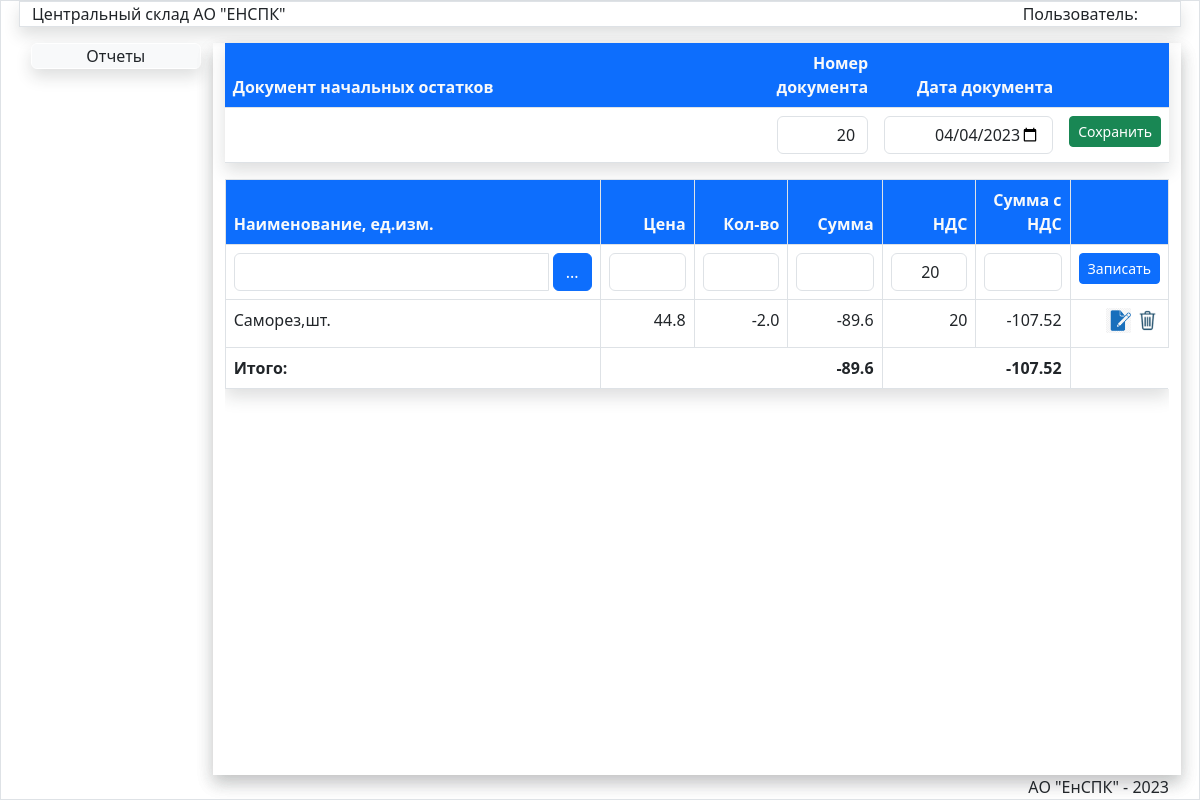
Page /AddStringOst/413 on the earlier database version.
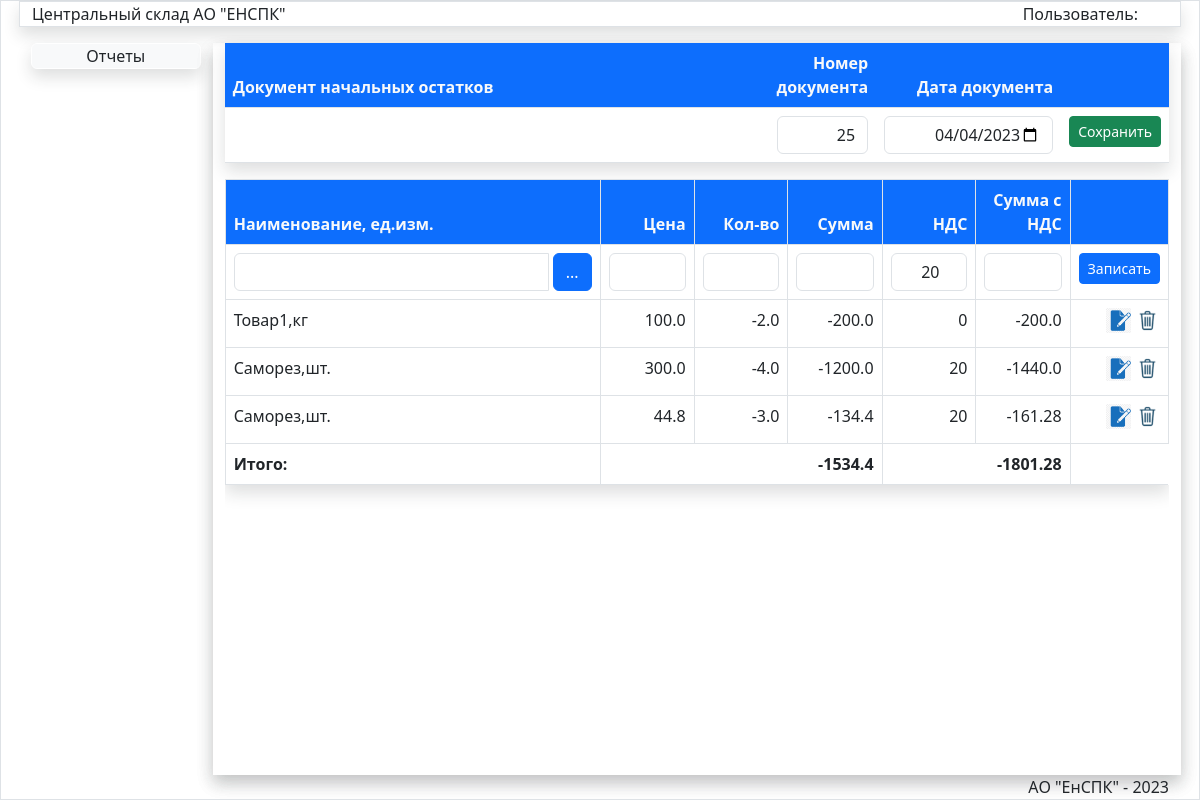
Same page on the later database version.
### store/models.py (models this page shows, shortened)
class Jurnal(models.Model):
    oper=models.IntegerField(verbose_name="Код операции")
    nomerdoc=models.CharField(max_length=50,verbose_name='Номер документа')
    datadoc=models.DateTimeField(verbose_name='Дата документа')
    postav=models.ForeignKey(Postav,verbose_name='Поставщик',on_delete=models.PROTECT)
    obct=models.ForeignKey(Obct,verbose_name='Объект',on_delete=models.PROTECT)
    podraz=models.ForeignKey(Podraz,verbose_name='Подразделение',on_delete=models.PROTECT)
    fio=models.ForeignKey(Fio,verbose_name='Подотчет',on_delete=models.PROTECT)
    spis=models.ForeignKey(Spis,blank=True,null=True,verbose_name='Причина списания',on_delete=models.PROTECT)
    summa=models.FloatField(verbose_name='Сумма',default=0)
    nds=models.IntegerField(verbose_name='НДС',default=20)
    summawithnds=models.FloatField(verbose_name='Сумма с НДС',default=0)
    updated_at = models.DateTimeField(auto_now=True, verbose_name='Создан')
    created_at = models.DateTimeField(auto_now_add=True, verbose_name='Обновлен')
    class Meta:
        verbose_name = 'Документ'
        verbose_name_plural = 'Документы'
        ordering = ['-datadoc', ]

class JurnalDoc(models.Model):
    oper=models.IntegerField(max_length=1,verbose_name='Операция')
    iddoc=models.ForeignKey(Jurnal,on_delete=models.PROTECT)
    title=models.ForeignKey(Nom,verbose_name='Наименование',on_delete=models.PROTECT)
    price=models.FloatField(verbose_name='Цена',default=0.0)
    kol = models.FloatField(verbose_name='Количество', default=0.0)
    podraz=models.ForeignKey(Podraz,on_delete=models.PROTECT,verbose_name='Подразделение')
    postav=models.ForeignKey(Postav,on_delete=models.PROTECT,verbose_name='Поставщик')
    obct=models.ForeignKey(Obct,on_delete=models.PROTECT,verbose_name='Объект')
    fio=models.ForeignKey(Fio,on_delete=models.PROTECT,verbose_name='Подотчетник')
    spis=models.ForeignKey(Spis,on_delete=models.PROTECT,null=True,blank=True,verbose_name='Причина списания')
    summa=models.FloatField(verbose_name='Сумма')
    nds=models.IntegerField(default=20,verbose_name='НДС')
    summawithnds=models.FloatField(verbose_name='Сумма с НДС')
    updated_at = models.DateTimeField(auto_now=True, verbose_name='Создан')
    created_at = models.DateTimeField(auto_now_add=True, verbose_name='Обновлен')
    uniqfield=models.CharField(max_length=250,verbose_name='Слаг')
    class Meta:
        verbose_name = 'Табличная часть'
        verbose_name_plural = 'Табличные части'
        ordering = ['-created_at', ]

class Nom(models.Model):
    title = models.CharField(max_length=150, verbose_name='Наименование', unique=True )
    izm=models.ForeignKey(Unit,verbose_name='Ед.изм.',on_delete=models.PROTECT)
    category = models.ForeignKey(Category, verbose_name='Категория', on_delete=models.PROTECT)
    srok=models.IntegerField(blank=True,default=0)
    updated_at = models.DateTimeField(auto_now=True, verbose_name='Создан')
    created_at = models.DateTimeField(auto_now_add=True, verbose_name='Обновлен')
    def __str__(self):
        return self.title
    class Meta:
        verbose_name = 'Номенклатура'
        verbose_name_plural = 'Номенклатура'
        ordering = ['title', ]

class Unit(models.Model):
    title = models.CharField(max_length=100,verbose_name='Наименование',unique=True)
    def __str__(self):
        return self.title
    class Meta:
        verbose_name='Единица измерения'
        verbose_name_plural='Единицы измерения'
        ordering=['title',]

### store/views.py (the view)
# urls.py: path('AddStringOst/<str:pk>',AddStringOst,name='AddStringOst'),
def AddStringOst(request,pk):
    doc=Jurnal.objects.get(pk=pk)
    izm=Unit.objects.all()
    category=Category.objects.all()
    item=JurnalDoc.objects.filter(iddoc=pk)
    nom=Nom.objects.all()
    sum = JurnalDoc.objects.filter(iddoc=pk).aggregate(Sum("summa"))
    sumnds = JurnalDoc.objects.filter(iddoc=pk).aggregate(Sum("summawithnds"))
    if item:
        summa1 = round(sum['summa__sum'], 2)
        summa2 = round(sumnds['summawithnds__sum'], 2)
    else:
        summa1=0.0
        summa2=0.0
    t="Документ № " + doc.nomerdoc +" от "+doc.datadoc.strftime("%d.%m.%Y")
    return render(request,'store/Doc/AddStringOst.html',{'docost':doc,'nom':nom,'title':t,'pic_label':'Начальные остатки',
                                                         'items':item,'s':summa1,'s2':summa2,'izm':izm,'category':category})

### store/templates/store/Doc/AddStringOst.html (shortened to what this page needs)
{% extends 'store/menu.html' %}
{% load static %}
{% block DataArea %}
<div class="row">
<div class="col-md-12 mx-auto shadow">
<table class=" table shadow table-hover ">
<thead class="bg-primary text-light">
<tr>
<th  style="width:60%" >Документ начальных остатков</th>
<th style="width:13; " class=" text-end "> Номер документа </th>
<th style="width:10%;" class=" text-end" >Дата документа</th>
<th style="width:10%;" class=" text-end"></th>
</tr>
</thead>
    <form method="post" id="ost-form2" >
<tr>
    <td><input  type="hidden" id="id_iddoc" value="{{docost.id}} " ></td>
        <td  class=" text-end" ><input type="text" id="id_nomerdoc" class="form-control" style="text-align:right" required value="{{docost.nomerdoc}}"></td>
        <td "class="text-end pb-3"> <input type="date" id="id_datadoc" class="form-control" style="text-align:right" required value="{{docost.datadoc|date:'Y-m-d'}}"></td>
        <td class=" text-end"> <button type="submit" class="btn  btn-success btn-sm mb-1 " id="returnJurOst">Сохранить</button></td>
    </form>
</table >
 <div class="scrolltable">
    <table class=" table  shadow table-bordered table-hover" style="width:100%" >
        <form id="ost-string-form" method="post">
            <thead class="bg-primary">
            <th style="width:40%" class="text-light" >Наименование, ед.изм.</th>
             <th  class="text-end text-light " style="width:10%" >Цена</th>
             <th  class="text-end text-light" style="width:10%"  >Кол-во</th>
             <th  class="text-end text-light" style="width:10%">Сумма</th>
             <th class="text-end  text-light" style="width:10%" >НДС</th>
            <th class="text-end text-light" style="width:10%" >Сумма с НДС</td>
            <th></th>
            </thead>
<tr>
       <td ><div class="input-group">
                   <select name="title" id="idtitle" class="form-control  " required >
            <option selected></option>
            {% for item in nom %}
            <option value="{{item.id}}">{{item.title}}, {{item.izm}}</option>
            {% endfor %}
       </select>
                    <div class=" input-group-button pr-2">
                        <button type="button" id="show-contact-modal-button" class="btn btn-primary mr-2" style="margin-left: 5px;" data-bs-toggle="modal" data-bs-target="#ModalNomPodbor">...</button>
                    </div>
                </div>
          </td>
           <td> <input type="number" id="idprice" class="form-control text-end" step="any" required min="0" >
        </td></td>
         <td><input type="number" id="idkol" class="form-control text-end" step="any" required min="0">
        </td>
       <td> <input type="number" id="idsumma" class="form-control text-end" step="any" required readonly>
        </td>
        <td><input type="number" id="idnds" class="form-control text-end" value="20" required min="0">
        </td>
           <td> <input type="number" id="idtotal" class="form-control text-end" step="any" required readonly>
        <td class="text-end"><button class="btn btn-primary btn-sm" type="submit" id="save-string">Записать</td>
</tr>
        </form>
    <tbody id="string-ost" >
{% for item in items %}
    <tr><td>{{item.title}},{{item.title.izm}}</td>
    <td class="text-end">{{item.price}}</td>
    <td class="text-end">{{item.kol}}</td>
    <td class="text-end">{{item.summa}}</td>
    <td class="text-end " >{{item.nds}}</td>
    <td class="text-end">{{item.summawithnds}}</td>
      <td  class="text-end" colspan=2 ><input data-sid={{item.pk}} data-update={{item.pk}} class="btn-string-update " value="Update" type="image" src="../static/images/edit2.png" style="width:25px;" >
<input data-sid={{item.pk}} data-del="#" class="btn-string-delete " value="Update" type="image" src="../static/images/del.png" style="width:25px;" > </td></tr>
    {% endfor %}
    </tbody>
        <tfoot id="idfoot"><td class="fw-bold">Итого:</td><td colspan="3" class="text-end fw-bold ">{{s}}</td><td colspan="2>" class="text-end fw-bold">{{s2}}</td> </tfoot>
</table>
</div>
</div>
</div>
{% endblock DataArea %}

Differences in the rows shown:
changed Jurnal: nomerdoc "20" → "25"
added JurnalDoc: title "Товар1", title.izm "кг", price "100.0", kol "-2.0", summa "-200.0", nds "0", summawithnds "-200.0"
added JurnalDoc: title "Саморез", title.izm "шт.", price "300.0", kol "-4.0", summa "-1200.0", nds "20", summawithnds "-1440.0"
changed JurnalDoc (number 3 of 3 on the later page): kol "-2.0" → "-3.0"; summa "-89.6" → "-134.4"; summawithnds "-107.52" → "-161.28"
Other differences:
{{ s }}: "-89.6" → "-1534.4"
{{ s2 }}: "-107.52" → "-1801.28"
